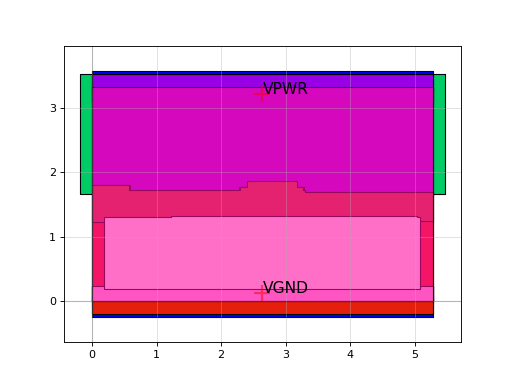

Write Python code to recreate this figure.
import sky130

c = sky130.components.sky130_fd_sc_hs__and4bb_2()
c.plot()
